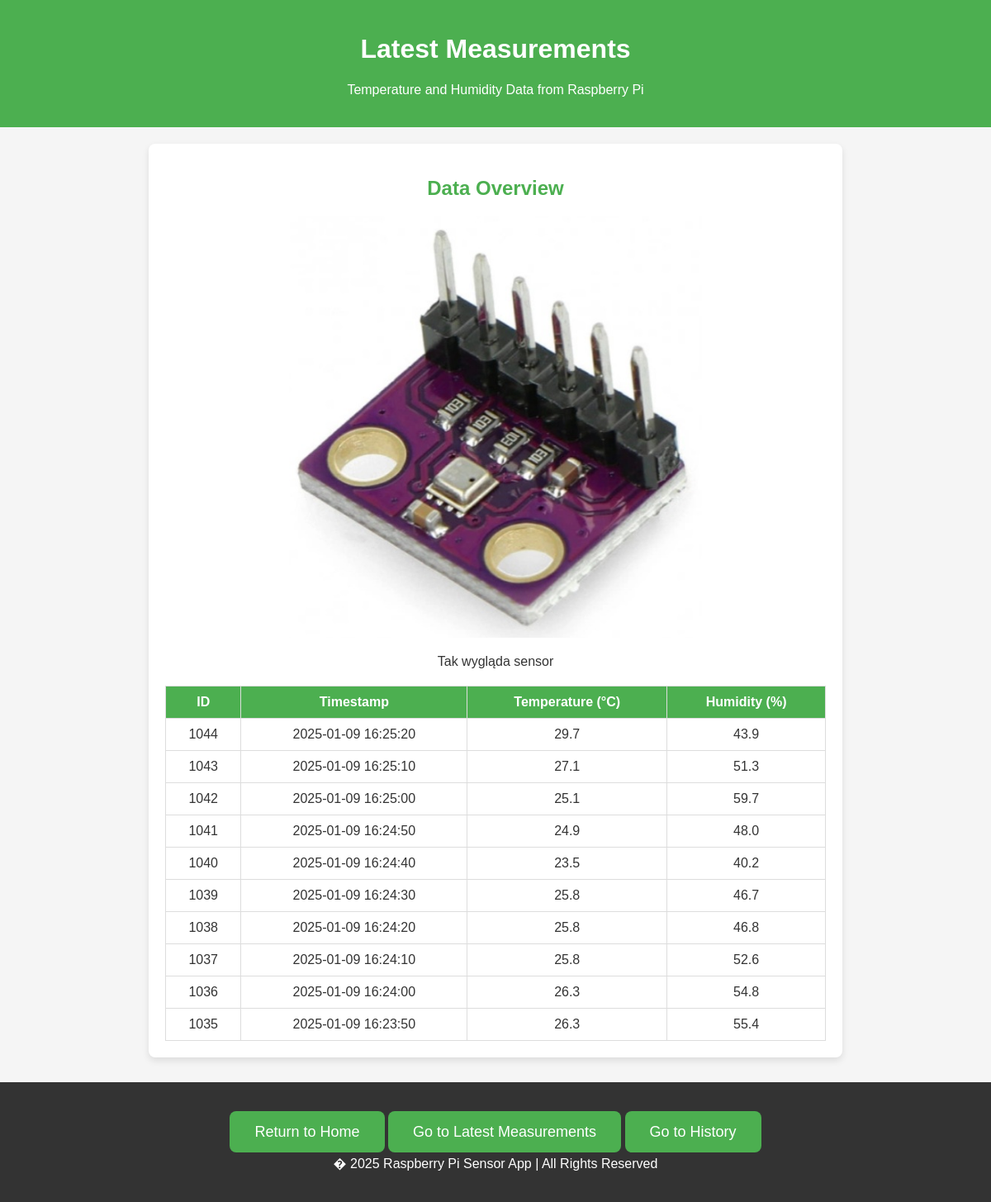
The app's page /measurements_page with its own data.
### tables this page shows
CREATE TABLE weather_control (
            id INTEGER PRIMARY KEY AUTOINCREMENT,
            timestamp DATETIME DEFAULT CURRENT_TIMESTAMP,
            temperature REAL,
            humidity REAL
        );

### app.py (the view)
@app.route('/measurements_page')
def measurements_page():
    conn = sqlite3.connect(DB_PATH)
    cursor = conn.cursor()
    cursor.execute("SELECT * FROM weather_control ORDER BY timestamp DESC LIMIT 10")
    measurements = cursor.fetchall()
    conn.close()
    return render_template('measurements.html', measurements=measurements)

### templates/measurements.html (shortened to what this page needs)
<!DOCTYPE html>
<html lang="en">
<head>
    <link rel="stylesheet" href="static/css/measurements.css">
</head>
<body>
    <header>
        <h1 class="welcome-msg">Latest Measurements</h1>
        <p>Temperature and Humidity Data from Raspberry Pi</p>
    </header>
    <div class="container">
        <h2>Data Overview</h2>
        <div class="image-container">
            <img src="static/images/weather.jpg" alt="Weather detector" class="resized-image">
            <p>Tak wygląda sensor</p>
        </div>
        <table>
            <thead>
                <tr>
                    <th>ID</th>
                    <th>Timestamp</th>
                    <th>Temperature (&deg;C)</th>
                    <th>Humidity (%)</th>
                </tr>
            </thead>
            <tbody>
                {% for measurement in measurements %}
                    <tr>
                        <td>{{ measurement[0] }}</td>
                        <td>{{ measurement[1] }}</td>
                        <td>{{ measurement[2] }}</td>
                        <td>{{ measurement[3] }}</td>
                    </tr>
                {% endfor %}
            </tbody>
        </table>
    </div>
    <footer>
        <div class="cta">
            <a href="/" class="button">Return to Home</a>
            <a href="/measurements_page" class="button">Go to Latest Measurements</a>
            <a href="/history_page" class="button">Go to History</a>
        </div>
        <p>� 2025 Raspberry Pi Sensor App | All Rights Reserved</p>
    </footer>
</body>
</html>

### static/css/measurements.css (style rules this page uses)
body { font-family: Arial, sans-serif; margin: 0; padding: 0; background: #f5f5f5; color: #333; }
.image-container { text-align: center; }
.resized-image { width: 100%; max-width: 500px; height: auto; }
header { background: #4CAF50; color: white; padding: 20px 0; text-align: center; }
.welcome-msg { color: white; font-size: 2rem; font-weight: bold; }
.container { max-width: 800px; margin: 20px auto; padding: 20px; background: white; border-radius: 8px; box-shadow: 0 4px 8px rgba(0, 0, 0, 0.1); }
h1, h2 { color: #4CAF50; text-align: center; }
table { width: 100%; border-collapse: collapse; margin-top: 20px; }
table, th, td { border: 1px solid #ddd; }
th, td { padding: 10px; text-align: center; }
th { background: #4CAF50; color: white; }
.cta { text-align: center; margin-top: 30px; }
.cta a { background: #4CAF50; color: white; text-decoration: none; padding: 15px 30px; border-radius: 8px; font-size: 18px; }
footer { text-align: center; padding: 20px 0; background: #333; color: white; margin-top: 30px; }

### records on screen
weather_control: id "1044", timestamp "2025-01-09 16:25:20", temperature "29.7", humidity "43.9"
weather_control: id "1043", timestamp "2025-01-09 16:25:10", temperature "27.1", humidity "51.3"
weather_control: id "1042", timestamp "2025-01-09 16:25:00", temperature "25.1", humidity "59.7"
weather_control: id "1041", timestamp "2025-01-09 16:24:50", temperature "24.9", humidity "48.0"
weather_control: id "1040", timestamp "2025-01-09 16:24:40", temperature "23.5", humidity "40.2"
weather_control: id "1039", timestamp "2025-01-09 16:24:30", temperature "25.8", humidity "46.7"
weather_control: id "1038", timestamp "2025-01-09 16:24:20", temperature "25.8", humidity "46.8"
weather_control: id "1037", timestamp "2025-01-09 16:24:10", temperature "25.8", humidity "52.6"
weather_control: id "1036", timestamp "2025-01-09 16:24:00", temperature "26.3", humidity "54.8"
weather_control: id "1035", timestamp "2025-01-09 16:23:50", temperature "26.3", humidity "55.4"
